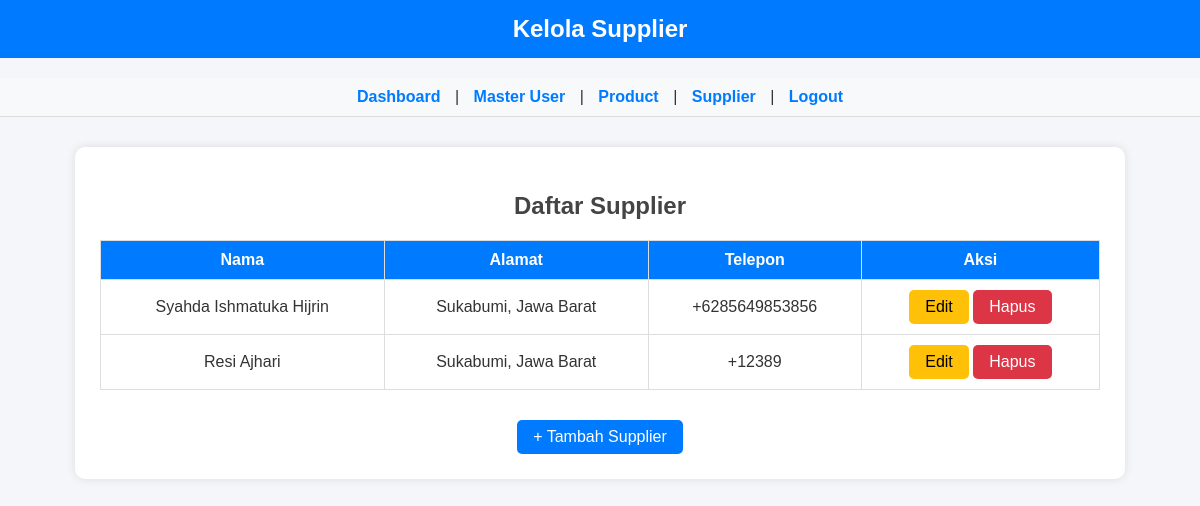
Page /supplier.php (signed in) on the committed database.
### tables this page shows
CREATE TABLE `supplier` (
  `supplier_id` int(11) NOT NULL,
  `nama_supplier` varchar(100) NOT NULL,
  `email` varchar(100) DEFAULT NULL,
  `telepon` varchar(20) DEFAULT NULL,
  `alamat` text DEFAULT NULL,
  `created_at` timestamp NOT NULL DEFAULT current_timestamp(),
  `updated_at` timestamp NOT NULL DEFAULT current_timestamp() ON UPDATE current_timestamp()
);

### supplier.php (the view, shortened to what this page needs)
<?php
include 'koneksi.php';
?>
<!DOCTYPE html>
<html lang="en">
<head>
<link rel="stylesheet" href="style.css">
</head>
<body>
<div class="site-title">Kelola Supplier</div>
<nav>
    <a href="dashboard_admin.php?page=dashboard">Dashboard</a> |
    <a href="dashboard_admin.php?page=users">Master User</a> |
    <a href="dashboard_admin.php?page=product">Product</a> |
    <a href="supplier.php">Supplier</a> |
    <a href="logout.php">Logout</a>
</nav>
<div class="container">
<h2>Daftar Supplier</h2>
<?php
$querySupp = mysqli_query($conn, "SELECT * FROM supplier");
echo "<table>
        <tr>
            <th>Nama</th>
            <th>Alamat</th>
            <th>Telepon</th>
            <th>Aksi</th>
        </tr>";
while ($supp = mysqli_fetch_assoc($querySupp)) {
    $id = isset($supp['supplier_id']) ? $supp['supplier_id'] : 0;
    echo "<tr>
            <td>{$supp['nama_supplier']}</td>
            <td>{$supp['alamat']}</td>
            <td>{$supp['telepon']}</td>
            <td>
                <a href='edit_supplier.php?id={$id}' class='btn btn-warning'>Edit</a>
                <a href='hapus_supplier.php?id={$id}' class='btn btn-danger' onclick='return confirm(\"Hapus supplier ini?\");'>Hapus</a>
            </td>
          </tr>";
}
echo "</table>";
?>
<div style="text-align:center; margin-top:20px;">
    <a href="tambah_supplier.php" class="btn">+ Tambah Supplier</a>
</div>
</div>
</body>
</html>

### style.css (style rules this page uses)
body { font-family: Arial, Helvetica, sans-serif; background: #f4f6f9; margin: 0; padding: 0; color: #333; }
.container { width: 400px; margin: 60px auto; background: #fff; padding: 25px; border-radius: 12px; box-shadow: 0 4px 12px rgba(0,0,0,0.1); }
h1, h2 { text-align: center; color: #444; }
nav { background: #007BFF; padding: 12px; text-align: center; }
nav a { color: #fff; text-decoration: none; margin: 0 15px; font-weight: bold; }

### supplier.php (style rules this page uses)
body { font-family: Arial, sans-serif; background: #f4f6f9; margin:0; padding:0; }
.site-title { background: #007BFF; text-align:center; padding:15px 0; font-size:24px; font-weight:bold; color:white; margin-bottom:20px; }
nav { background:#f8f9fa; padding:10px; text-align:center; border-bottom:1px solid #ddd; }
nav a { color:#007BFF; text-decoration:none; margin:0 10px; font-weight:bold; }
.container { width:90%; max-width:1000px; background:#fff; margin:30px auto; padding:25px; border-radius:10px; box-shadow:0 0 10px rgba(0,0,0,0.1); }
table { width:100%; border-collapse:collapse; margin-top:10px; margin-bottom:30px; }
th, td { padding:10px; border:1px solid #ddd; text-align:center; }
th { background-color:#007BFF; color:white; }
.btn { background-color:#007BFF; color:white; border:none; padding:8px 16px; border-radius:5px; cursor:pointer; text-decoration:none; display:inline-block; }
.btn-warning { background:#ffc107; color:black; }
.btn-danger { background:#dc3545; }

### rows in the picture
supplier: nama_supplier "Syahda Ishmatuka Hijrin", alamat "Sukabumi, Jawa Barat", telepon "+6285649853856"
supplier: nama_supplier "Resi Ajhari", alamat "Sukabumi, Jawa Barat", telepon "+12389"
